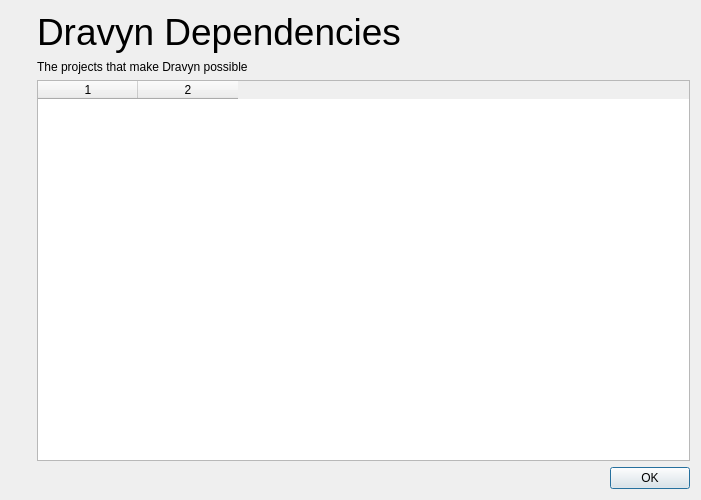
<?xml version="1.0" encoding="UTF-8"?>
<ui version="4.0">
 <class>DepsDialog</class>
 <widget class="QDialog" name="DepsDialog">
  <property name="geometry">
   <rect>
    <x>0</x>
    <y>0</y>
    <width>701</width>
    <height>500</height>
   </rect>
  </property>
  <property name="windowTitle">
    <string>Dravyn Dependencies</string>
  </property>
  <layout class="QVBoxLayout" name="verticalLayout_3">
   <item>
    <layout class="QHBoxLayout" name="horizontalLayout" stretch="0,1">
     <item>
      <layout class="QVBoxLayout" name="verticalLayout_2">
       <item>
        <widget class="QLabel" name="labelLogo">
         <property name="sizePolicy">
          <sizepolicy hsizetype="Preferred" vsizetype="Preferred">
           <horstretch>0</horstretch>
           <verstretch>0</verstretch>
          </sizepolicy>
         </property>
         <property name="maximumSize">
          <size>
           <width>200</width>
           <height>200</height>
          </size>
         </property>
         <property name="text">
          <string/>
         </property>
         <property name="pixmap">
          <pixmap resource="../../dist/qt_themes/default/default.qrc">:/icons/default/256x256/eglantine.png</pixmap>
         </property>
         <property name="scaledContents">
          <bool>true</bool>
         </property>
        </widget>
       </item>
       <item>
        <spacer name="verticalSpacer">
         <property name="orientation">
          <enum>Qt::Orientation::Vertical</enum>
         </property>
         <property name="sizeHint" stdset="0">
          <size>
           <width>20</width>
           <height>40</height>
          </size>
         </property>
        </spacer>
       </item>
      </layout>
     </item>
     <item>
      <layout class="QVBoxLayout" name="verticalLayout">
       <item>
        <widget class="QLabel" name="labelEden">
         <property name="sizePolicy">
          <sizepolicy hsizetype="Preferred" vsizetype="Fixed">
           <horstretch>0</horstretch>
           <verstretch>0</verstretch>
          </sizepolicy>
         </property>
         <property name="text">
          <string>&lt;html&gt;&lt;head/&gt;&lt;body&gt;&lt;p&gt;&lt;span style=&quot; font-size:28pt;&quot;&gt;Dravyn Dependencies&lt;/span&gt;&lt;/p&gt;&lt;/body&gt;&lt;/html&gt;</string>
         </property>
        </widget>
       </item>
       <item>
        <widget class="QLabel" name="labelInfo">
         <property name="sizePolicy">
          <sizepolicy hsizetype="Preferred" vsizetype="Fixed">
           <horstretch>0</horstretch>
           <verstretch>0</verstretch>
          </sizepolicy>
         </property>
         <property name="text">
        <string>&lt;html&gt;&lt;head/&gt;&lt;body&gt;&lt;p&gt;The projects that make Dravyn possible&lt;/p&gt;&lt;/body&gt;&lt;/html&gt;</string>
         </property>
        </widget>
       </item>
       <item>
        <widget class="QTableWidget" name="tableDeps">
         <property name="editTriggers">
          <set>QAbstractItemView::EditTrigger::NoEditTriggers</set>
         </property>
         <property name="alternatingRowColors">
          <bool>true</bool>
         </property>
         <property name="selectionMode">
          <enum>QAbstractItemView::SelectionMode::NoSelection</enum>
         </property>
         <property name="columnCount">
          <number>2</number>
         </property>
         <attribute name="horizontalHeaderShowSortIndicator" stdset="0">
          <bool>false</bool>
         </attribute>
         <attribute name="verticalHeaderVisible">
          <bool>false</bool>
         </attribute>
         <column/>
         <column/>
        </widget>
       </item>
      </layout>
     </item>
    </layout>
   </item>
   <item>
    <widget class="QDialogButtonBox" name="buttonBox">
     <property name="orientation">
      <enum>Qt::Orientation::Horizontal</enum>
     </property>
     <property name="standardButtons">
      <set>QDialogButtonBox::StandardButton::Ok</set>
     </property>
    </widget>
   </item>
  </layout>
 </widget>
 <resources>
  <include location="../../dist/qt_themes/default/default.qrc"/>
 </resources>
 <connections>
  <connection>
   <sender>buttonBox</sender>
   <signal>accepted()</signal>
   <receiver>DepsDialog</receiver>
   <slot>accept()</slot>
   <hints>
    <hint type="sourcelabel">
     <x>20</x>
     <y>20</y>
    </hint>
    <hint type="destinationlabel">
     <x>20</x>
     <y>20</y>
    </hint>
   </hints>
  </connection>
  <connection>
   <sender>buttonBox</sender>
   <signal>rejected()</signal>
   <receiver>DepsDialog</receiver>
   <slot>reject()</slot>
   <hints>
    <hint type="sourcelabel">
     <x>20</x>
     <y>20</y>
    </hint>
    <hint type="destinationlabel">
     <x>20</x>
     <y>20</y>
    </hint>
   </hints>
  </connection>
 </connections>
</ui>
